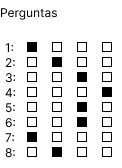
%> input picture Processamento Digital de Imagens/Trabalho/respostas.png, 122 x 168 px
$ octave trabalho.m   (GNU Octave 9; MATLAB toolbox functions it lacks are replaced by stand-ins)
%> lines starting %> are read from the running program, lines starting %| are printed output that depends on the picture; in (x1, y1, x2, y2) boxes, pixels count from 0 and x2, y2 are one past the last pixel; in counts of white or black regions, pixels touching at a corner belong together; the program's own positions count from 1
clear all;
clc;

% Carregar a imagem em escala de cinza e converter para binário
imagem = imread('respostas.png');
%> imagem is the input picture: size 168x122x3 uint8; min 0, max 255, mean 230.2
imagem_gray = rgb2gray(imagem);
imagem_bin = imagem_gray < 128;  % Imagem binária (1 para preto, 0 para branco)
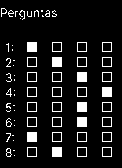
%> imagem_bin: size 168x122 logical; 9.6% white; 68 white regions (32 under 20 px), largest, box (x1, y1, x2, y2) and area: (27, 42, 37, 52) 100, (52, 57, 62, 67) 100, (77, 72, 87, 82) 100

% Gabarito das respostas corretas
gabarito = [
    1 0 0 0; % Questão 1: Alternativa A correta
    0 0 1 0; % Questão 2: Alternativa C correta
    0 0 1 0; % Questão 3: Alternativa C correta
    0 0 0 1; % Questão 4: Alternativa D correta
    0 0 1 0; % Questão 5: Alternativa C correta
    0 1 0 0; % Questão 6: Alternativa B correta
    1 0 0 0; % Questão 7: Alternativa A correta
    0 0 1 0; % Questão 8: Alternativa C correta
];

% Parâmetros de configuração
num_questoes = size(gabarito, 1);
num_alternativas = size(gabarito, 2);
respostas = zeros(num_questoes, num_alternativas);

% Parâmetros de posição dos quadrados das alternativas
linha_inicio = 40;                 % Linha onde começa a primeira questão
coluna_inicio = 27;                % Coluna onde começa a primeira alternativa
distancia_entre_alternativas = 15; % Distância entre os quadrados das alternativas
tamanho_quadrado = 10;             % Tamanho do quadrado (10x10 pixels)
altura_questao = 115;              % Espaçamento vertical entre as questões

% Processamento das respostas do aluno
for questao = 1:num_questoes
    for alternativa = 1:num_alternativas
        % Calcular a posição do centro do quadrado da alternativa
        y = linha_inicio + (questao - 1) * altura_questao;
        x = coluna_inicio + (alternativa - 1) * distancia_entre_alternativas;
        y_centro = y + round(tamanho_quadrado / 2);
        x_centro = x + round(tamanho_quadrado / 2);

        % Verificar se o pixel central do quadrado está marcado (preto)
        if y_centro <= size(imagem_bin, 1) && x_centro <= size(imagem_bin, 2)
            if imagem_bin(y_centro, x_centro) == 1
                respostas(questao, alternativa) = 1;
            end
        else
            fprintf('Coordenadas fora dos limites: Questão %d, Alternativa %d -> (%d, %d)\n', questao, alternativa, x_centro, y_centro);
        end
    end
end
%> this loop made 8 passes
%> (printed output is left out)
%> after the loop, respostas = [1 0 1 0; 0 0 0 0; 0 0 0 0; 0 0 0 0; 0 0 0 0; 0 0 0 0; 0 0 0 0; 0 0 0 0]

% Comparar respostas do aluno com o gabarito
acertos = sum(all(gabarito == respostas, 2));
%> acertos = 0
fprintf('O aluno acertou %d questões.\n', acertos);
%| O aluno acertou 0 questões.
